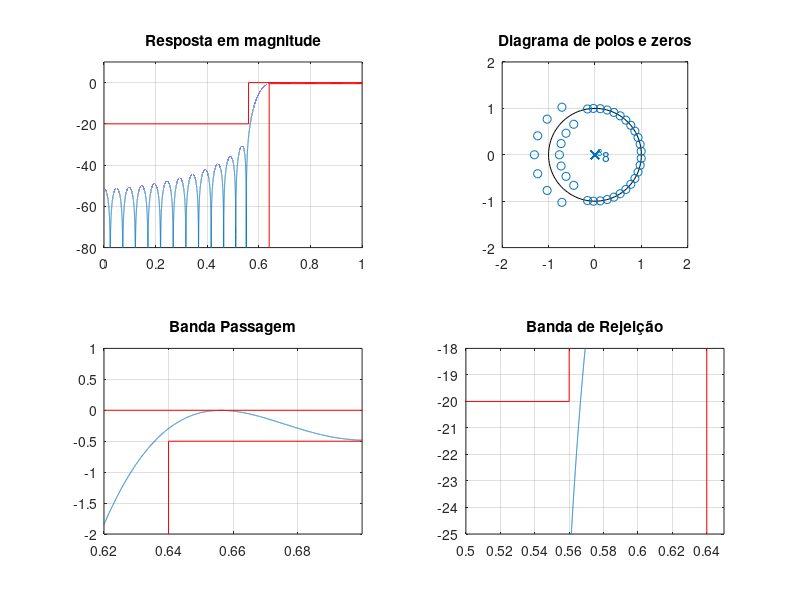
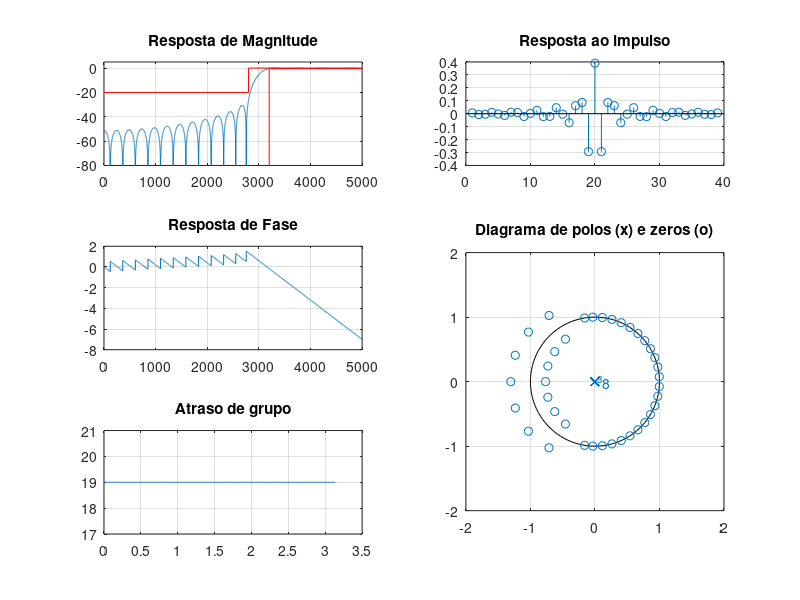

Recreate these plots in MATLAB, in order.
% Projeto filtro 1
% LP - (fa = 10000 Hz, f1 = 2800 Hz; f2 = 3200 Hz, Ap = 0.5 dB, As = 20 dB, GdB = 0 dB)

close all;
clear all;
clc;

ExecutarAjuste = 1;

%% Especificacoes
fa = 10000; fs = 2800; fp = 3200;
Ap = 0.5; As = 20; GdB = 0;
wp = fp/fa*(2*pi); ws = fs/fa*(2*pi);

wc1 = sqrt(wp*ws); % media geometrica
Dw1 = wp - ws;
G0 = GdB;

%% Projeto inicial
Dw = Dw1;
wc = wc1;
Ask = As;
if ExecutarAjuste
    Ask = Ask + 9; % Ajuste BP
end

betha = 0.5842*(Ask-21)^0.4 + 0.07886*(Ask-21);
M1 = ceil((Ask - 8)/(2.285*Dw)+1);
M = M1;
% M = 20;
% G0 = -5.5 + 1;

if ExecutarAjuste
    % primeiro ajuste
    G0 = 0.295; % db

    % segundo ajuste M (n/2)
    wp2 = 0.6196*pi; ws2 = 0.5813*pi;
    Dw2 = wp2 -ws2;
    M2 = ceil(M1*Dw2/Dw1); % nova ordem do filtro 2*M2
    M = M2;

    % ajuste deslocamento
    wc2 = wc1 - ((0.0037+0.0013)/2)*pi;
    wc = wc2;
end


N = 2*M+1;
betha = 0.5842*(Ask-21)^0.4 + 0.07886*(Ask-21);
wk = kaiser(N, betha)';
% wk = chebwin(N, As)';
% wk = gausswin(N, 1/As)';
% wk = tukeywin(N)';
% wk = taylorwin(N)';

k = 1:M;
% HP
bi = -sin(wc*k)./(pi*k);
b0 = 1-wc/pi;
b = [flip(bi) b0 bi];

b = b.*wk*10^(-G0/20); % janela de keiser

%%
figure(1)
subplot(221)
title('Resposta de magnitude')
[h, w] = freqz(b, 1, linspace(0,pi,100000));
% plot(w/pi, abs(h)); grid on;
plot(w/pi, 20*log10(abs(h))); grid on;
title('Resposta em magnitude')
ylim([-80 10])
hold on;
plot([pi,wp,wp]/pi,[-Ap,-Ap,-80], '-red')
plot([0,ws/pi,ws/pi,1],[-As,-As,0,0], '-red')

subplot(222)
zplane(b, 1); axis([-2 2 -2 2]);
title('Diagrama de polos e zeros')

subplot(223)
plot(w/pi, 20*log10(abs(h)));
title('Banda Passagem')
grid on; hold on;
plot([pi,wp,wp]/pi,[-Ap,-Ap,-80], '-red')
plot([0,ws/pi,ws/pi,1],[-As,-As,0,0], '-red')
xlim([0.62 0.7]); ylim([-2 1]);

subplot(224)
plot(w/pi, 20*log10(abs(h)));
title('Banda de Rejeição')
grid on; hold on;
plot([pi,wp,wp]/pi,[-Ap,-Ap,-80], '-red')
plot([0,ws/pi,ws/pi,1],[-As,-As,0,0], '-red')
xlim([0.5 0.65]); ylim([-25 -18]);

%%
figure(2)
%suptitle(['HP FIR ' num2str(fs) '-' num2str(fp) ' Ordem: ' num2str(N)])

escala = fa/2;
subplot(3,2,[4 6])
zplane(b, 1);
axis([-2 2 -2 2])
title('Diagrama de polos (x) e zeros (o)')

clear h w
[h, w] = freqz(b, 1, 'whole');

subplot(322)
stem(b), grid on;
title('Resposta ao impulso')

subplot(321)
[h, w] = freqz(b, 1, linspace(0,pi,10000));
% plot(w/pi, abs(h)); grid on;
plot(w/pi*escala, 20*log10(abs(h))); grid on;
hold on;
title('Resposta de Magnitude')
ylim([-80 5])
Amin = 80;
plot([0,fs,fs,fa/2],[-As,-As,0,0], 'r')
plot([fa/2,fp,fp,],[-Ap,-Ap,-80], 'r')
xlim([0 fa/2])

subplot(323)
plot(w/pi*escala, unwrap(angle(h))/pi); grid on;
title('Resposta de Fase')

subplot(325)
grpdelay(b, 1)
title('Atraso de grupo')
